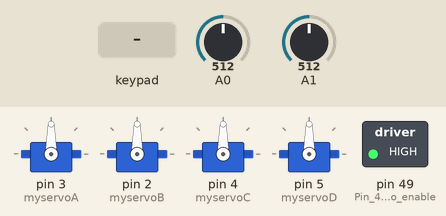
Bench run of a sketch on a simulated Arduino Mega 2560, built with avr-gcc and run on an emulated ATmega2560. Shown: 4 × servo, switched loads named in the sketch (green lamp = pin HIGH). The inputs (shaded band) are chosen by the test bench; at power-on: A0 = 512, A1 = 512. What the sketch prints to the serial monitor is not drawn.

Above: at 1.2 s.
1.3 s: key 'U' pressed
At 1.53 s:
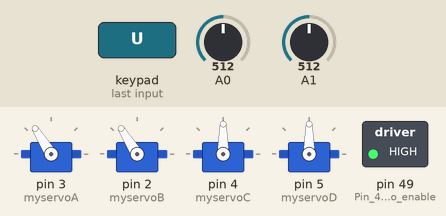
3.2 s: key 'D' pressed
At 3.42 s:
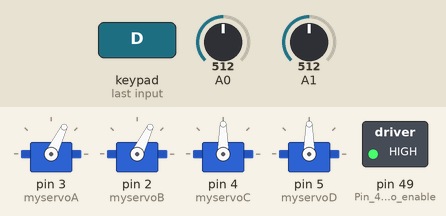
5.1 s: key 'L' pressed
At 5.31 s:
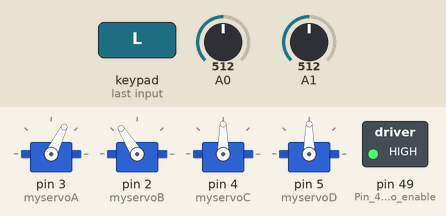
7.0 s: key 'R' pressed
At 7.25 s:
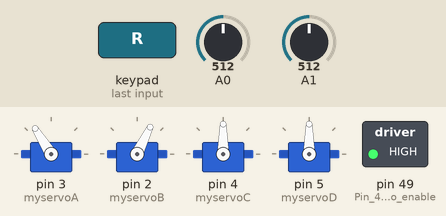
Timing chart, 0 to 9.9 s (numbered marks = the images above; inputs shaded):
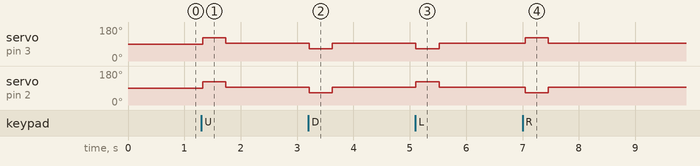

The sketch:

sketch_jul22a.ino
```cpp
#include <PS2X_lib.h>
#include <Servo.h>
PS2X ps2x;

//right now, the library does NOT support hot-pluggable controllers, meaning
//you must always either restart your Arduino after you connect the controller,
//or call config_gamepad(pins) again after connecting the controller.

int error = 0;
int val1;
int val2;
byte type = 0;
byte vibrate = 0;
int IRdistance1;
int IRdistance2;

Servo myservoA;      // create servo object to control a servo
Servo myservoB;      // create servo object to control a servo
Servo myservoC;
Servo myservoD;


void setup() {
  Serial.begin(57600);


  error = ps2x.config_gamepad(45, 43, 44, 42, true, true); //GamePad(clock, command, attention, data, Pressures?, Rumble?


  pinMode(49, OUTPUT);                 //Pin 49 is used to enable IO power
  digitalWrite(49, 1);                 //Enable IO power on main CPU board

  myservoA.attach(3);  // attaches the servo pin 3 to the servo object
  myservoB.attach(2);  // attaches the servo pin 2 to the servo object
  myservoC.attach(4);
  myservoC.write(90);
  myservoD.attach(5);

}

void loop() {
  /* You must Read Gamepad to get new values
    Read GamePad and set vibration values
    ps2x.read_gamepad(small motor on/off, larger motor strenght from 0-255)
    if you don't enable the rumble, use ps2x.read_gamepad(); with no values

    you should call this at least once a second
  */

  if (error == 1)
    return;
  else { //DualShock Controller

    ps2x.read_gamepad(false, vibrate);          //read controller and set large motor to spin at 'vibrate' speed

    if (ps2x.NewButtonState()) {
      if (ps2x.Button(PSB_PAD_UP)) {        //will be TRUE as long as button is pressed
        myservoA.writeMicroseconds(1800);
        myservoB.writeMicroseconds(1800);
      }else if (ps2x.Button(PSB_PAD_RIGHT)) {
        myservoA.writeMicroseconds(1800);
        myservoB.writeMicroseconds(1200);
      }else if (ps2x.Button(PSB_PAD_LEFT)) {
        myservoA.writeMicroseconds(1200);
        myservoB.writeMicroseconds(1800);
      }else if (ps2x.Button(PSB_PAD_DOWN)) {
        myservoA.writeMicroseconds(1200);
        myservoB.writeMicroseconds(1200);
      }else{
        myservoA.writeMicroseconds(1500);
        myservoB.writeMicroseconds(1500);
      }
    }

  }

  IRdistance1 = analogRead(A0);
  IRdistance2 = analogRead(A1);

  Serial.print(IRdistance1);
  Serial.print("\t");
  Serial.println(IRdistance2);

  val1 = ps2x.Analog(PSS_LY);
  val2 = ps2x.Analog(PSS_LX);
  val1 = map(val1, 0, 255, 0, 180);  // scale it to use it with the servo (value between 500 and 2500)
  val2 = map(val2, 0, 255, 0, 180);
  myservoC.write(val1);      // sets the servo position according to the scaled value


  delay(50);

}
```

Measured:
- after the input at 1.3 s, servo on pin 3 (myservoA), servo on pin 2 (myservoB): 90° → 122° at once, → 93° 0.41 s later
- after the input at 3.2 s, servo on pin 3 (myservoA), servo on pin 2 (myservoB): 93° → 64° at once, → 93° 0.41 s later
- after the input at 5.1 s, servo on pin 3 (myservoA): 93° → 64° at once, → 93° 0.41 s later; servo on pin 2 (myservoB): 93° → 122° at once, → 93° 0.41 s later
- after the input at 7.0 s, servo on pin 3 (myservoA): 93° → 122° after 0.05 s, → 93° 0.41 s later; servo on pin 2 (myservoB): 93° → 64° after 0.05 s, → 93° 0.41 s later
